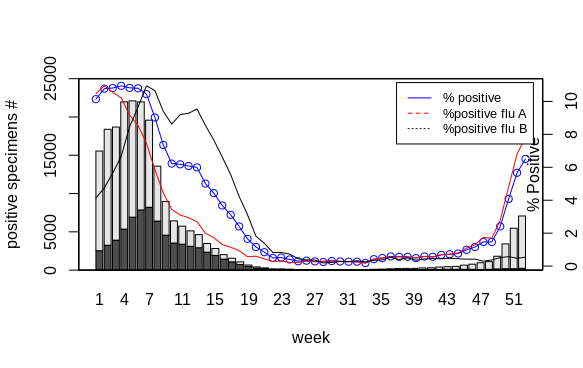

Recreate this plot in R.
infl_test <- read.csv("data.csv")
infl_test

# BAR PLOT
data <- data.frame(infl_test[7], infl_test[6]) #extract required columns 
mat = as.matrix(data) # convert to matrix for barplot 
x <- infl_test[4] # x axis labels 

barplot(t(mat),ylim = c(0,25000),names.arg=t(x), xlab = "week", ylab = "positive specimens #")

par(new = TRUE) # over lay of plots 

# Line Plot 1 
y <- infl_test[8]
#plot(y, type = 'o', col = 'blue', ylim = c(0,30), xlim = c(0,17), xaxt = 'n', yaxt = 'n', ann = FALSE)
plot.ts(y, type = 'o', col='blue', xaxt='n', yaxt='n', ann=FALSE)
par(new = TRUE)

#Line Plot 2
y <- infl_test[9]

plot.ts(y, type='l', col = 'red', xaxt='n', yaxt='n', ann=FALSE)
par(new = TRUE)

#Line plot 3 
y <- infl_test[10]
#plot(y, type = 'l', col = 'black', ylim=c(0,30), xlim = c(0,17), xaxt = 'n',yaxt = 'n', ylab = "% Positive", ann = FALSE)
plot.ts(y, type='l', col='black', xaxt='n', yaxt='n', ann=FALSE)
# Y axis on the right side 
axis(side=4)
mtext("% Positive", side=4, line=-1)

#set Legend for the plot
legend("topright", inset = 0.02, legend=c("% positive", "%positive flu A","%positive flu B"),
       col=c("blue", "red", "black" ), lty=1:5, cex=0.8)
